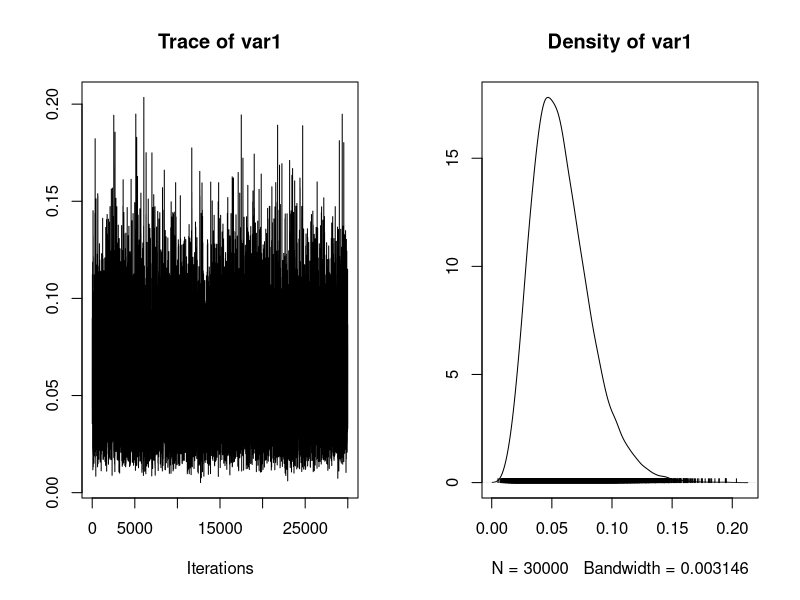

The R script that drew this image:
############################################################
# Part 2 (Gibbs sampling) 
# Model:
#   y_i | lambda_i ~ Poisson(lambda_i * t_i)
#   lambda_i | beta ~ Gamma(shape = alpha, rate = beta)
#   beta ~ Gamma(shape = gamma, rate = delta)
#
# Full conditionals:
#   lambda_i | beta, D ~ Gamma(shape = alpha + y_i, rate = beta + t_i)
#   beta | lambda, D   ~ Gamma(shape = n*alpha + gamma, rate = delta + sum(lambda_i))
############################################################

############################################################
# Q9-Q11
############################################################

# Data 
y <- c(4, 1, 5, 14, 3, 19, 7, 6)
t <- c(95, 16, 63, 126, 6, 32, 16, 19)
n <- length(y)

# Hyperparameters
alpha <- 1.8
gamma <- 0.01
delta <- 1

# MCMC settings
M <- 35000
B <- 5000
stopifnot(B < M)

set.seed(2025)  

# Storage: columns lambda1..lambda8, beta
draws <- matrix(NA_real_, nrow = M, ncol = n + 1)
colnames(draws) <- c(paste0("lambda", 1:n), "beta")

# Initialization 
beta_curr <- 1
lambda_curr <- rep(0.1, n)

# Gibbs sampler
for (m in 1:M) {
  # 1) Update lambdas given beta
  # lambda_i | beta, D ~ Gamma(alpha + y_i, beta + t_i)
  lambda_curr <- rgamma(n, shape = alpha + y, rate = beta_curr + t)
  
  # 2) Update beta given lambdas
  # beta | lambda, D ~ Gamma(n*alpha + gamma, delta + sum(lambda_i))
  beta_curr <- rgamma(1, shape = n * alpha + gamma, rate = delta + sum(lambda_curr))
  
  draws[m, ] <- c(lambda_curr, beta_curr)
}

# Gibbs acceptance rate: always 100% (no accept/reject step)
acceptance_rate <- 1.0
cat("Gibbs acceptance rate:", acceptance_rate, "(= 100%)\n")

# Discard burn-in
post <- draws[(B + 1):M, , drop = FALSE]

############################################################
# Q12
############################################################
library(coda)

mcmc_chain <- mcmc(post)

# Geweke diagnostic
gw <- geweke.diag(mcmc_chain)
print(gw)

# Heidelberger-Welch stationarity and halfwidth test
hw <- heidel.diag(mcmc_chain)
print(hw)

plot(mcmc_chain[, "lambda1"])

############################################################
# Q13
############################################################

lambda6 <- post[, "lambda6"]
Ey6 <- t[6] * lambda6  # t6 = 32

# Point estimate (posterior mean) and 95% CrI (quantile-based)
Ey6_mean <- mean(Ey6)
Ey6_ci <- quantile(Ey6, probs = c(0.025, 0.975), names = FALSE)

# Round to nearest integer 
Ey6_mean_r <- round(Ey6_mean)
Ey6_ci_r <- round(Ey6_ci)

cat("\nQ13: E(y6) = lambda6 * 32\n")
cat("Posterior mean (rounded):", Ey6_mean_r, "\n")
cat("95% CrI (rounded): [", Ey6_ci_r[1], ", ", Ey6_ci_r[2], "]\n", sep = "")

############################################################
# Q14
############################################################
prob_lambda6_gt <- mean(lambda6 > 0.53)

cat("\nQ14: P(lambda6 > 0.53) estimate:", prob_lambda6_gt, "\n")
